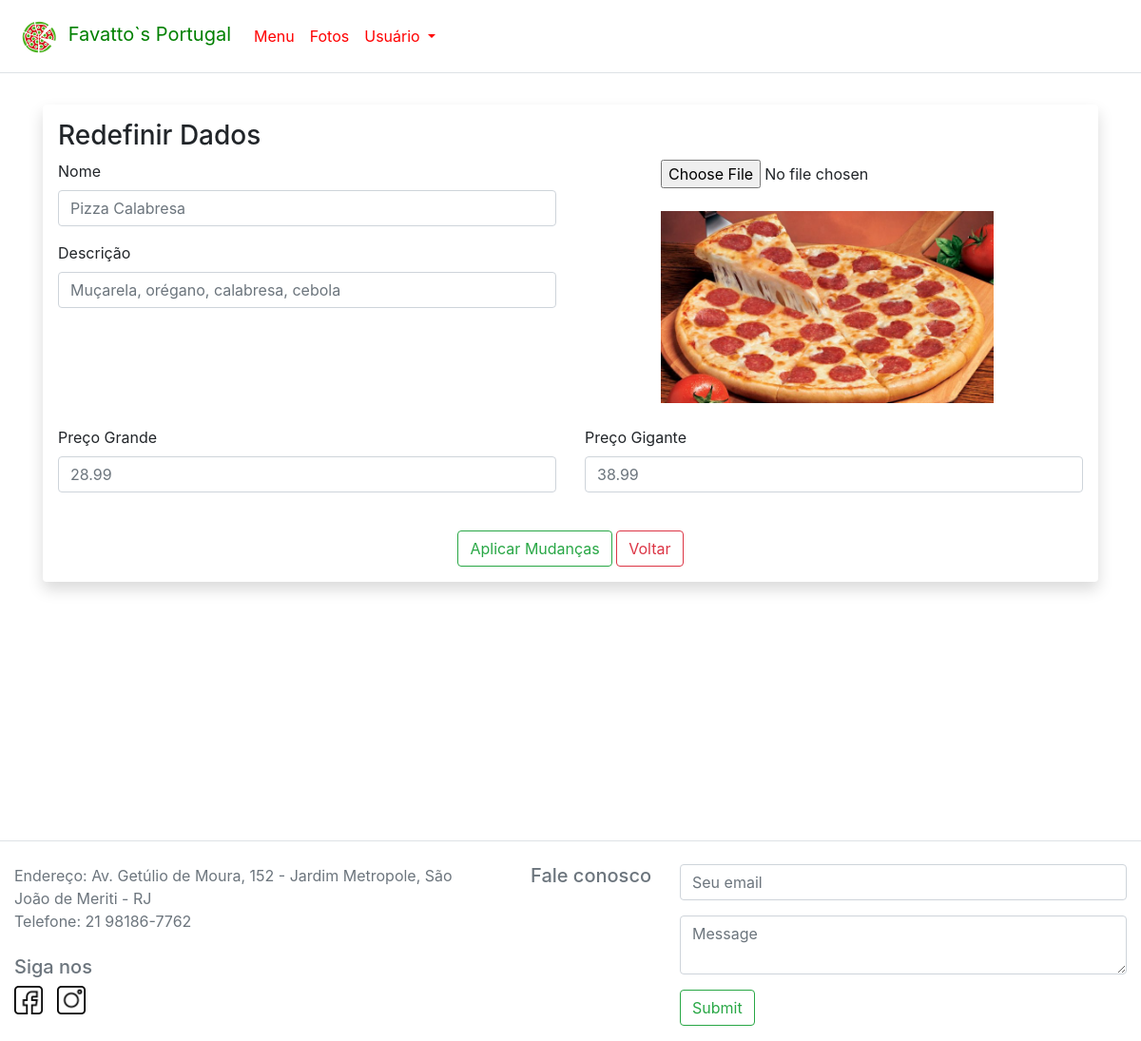
Page /EditarProduto/EditarPView.php?id=13&categoria=1 (signed in) on the committed database.
### tables this page shows
CREATE TABLE produto(
    id int AUTO_INCREMENT,
    nome varchar(50),
    descricao varchar (300),
    qtdd_vendida int,
    preco_normal float,
    preco_grande float,
    preco_gigante float,
    categoria int,
    imagem varchar(2048),
    estado boolean,
    primary key (id),
    foreign key (categoria) references categoria(id)
);

### EditarProduto/EditarPModel.php (called while the page is built, shortened)
<?php
function BuscarProduto($id){
    $con = CriarConexao();
    $consulta = $con->prepare("SELECT * FROM produto WHERE id = :id");
    $consulta->bindValue(':id',$id);
    $consulta->execute();
    $dados = $consulta->fetch();
    return $dados;
}
?>

### EditarProduto/EditarPCtrl.php (called while the page is built)
<?php
require_once("EditarPModel.php");
function PegarProduto($id){
  $dados= BuscarProduto($id);
  return $dados;
}
?>

### EditarProduto/EditarPView.php (the view, shortened to what this page needs)
<!doctype html>
<html>
  <head>
    <link rel ="stylesheet" href ="../Estilo/bootstrap-4.1.3-dist/css/bootstrap.min.css">
  </head>
<body>
<nav class="navbar navbar-expand-sm bg navbar fixed-top border-bottom">
  <a class="navbar-brand" href="../Inicial/index.php">
              <img src="../Imagens/favatto.png" alt="Logo" style="width: 50px">
              Favatto`s Portugal
  </a>
  <div class="collapse navbar-collapse" id="collapsibleNavbar">
  <ul class="navbar-nav">
    <li class="nav-item dropdown">
      <a class="nav-link" href="../Inicial/index.php">Menu</a>
    </li>
    <li class="nav-item">
      <a class="nav-link" href="../Fotos/pagfotosView.php">Fotos</a>
    </li>
  <li class="nav-item dropdown">
    <a class="nav-link dropdown-toggle" href="#" id="navbardrop" data-toggle="dropdown">
      Usuário
    </a>
  </li>
  </div>
  </nav>
<div class="container" style="margin-top: 110px">
<div class="shadow p-3 mb-5 bg-white rounded">
  <?php
    require_once("EditarPCtrl.php");
    $dados = PegarProduto($_SESSION['id']);
  ?>
  <form enctype="multipart/form-data" method="POST" action="AlterarCtrl.php">
  <h1 style="font-size:28px">Redefinir Dados</h1>
  <div class="row">
  <div class="col">
  <div class="form-group">
  <label for ="nome"> Nome </label>
  <input type ="text" class="form-control" name="nome" id= "nome" maxlength="40" placeholder="<?php echo $dados["nome"]; ?>">
  </div>
  <div class="form-group">
  <label for ="descricao"> Descrição </label>
  <input type ="text" class="form-control" name ="descricao" id= "descricao" maxlength="100" placeholder="<?php echo $dados["descricao"]; ?>">
  </div>
  </div>
  <div class="col">
  <div class="file-field" style="style=width: 400px; padding-left: 80px;">
  <input type="file" name="imagem" id="imagem" onchange="previewImagem()"><br><br>
	<img style="width: 350px;" src="<?php echo $dados["imagem"];?>" name="pre"><br><br>
  </div>
  </div>
  </div>
  <?php
  if($_SESSION['categoria'] == 1 or $_SESSION['categoria'] == 4){
  echo '<div class="row">
        <div class="col"><div class="form-group">
        <label for ="precoG"> Preço Grande</label>
        <input type ="text" class="form-control" name ="precoG" id="precoG" maxlength="6" placeholder="'.$dados['preco_grande'].'">
        </div></div>
        <div class="col"><div class="form-group">
        <label for ="precoGG"> Preço Gigante</label>
        <input type ="text" class="form-control" name ="precoGG" id="precoGG" maxlength="6" placeholder="'.$dados['preco_gigante'].'">
        </div></div>
        </div>';
  }
  else{
    echo'<div class="col"><div class="form-group">
        <label for ="preco"> Preço </label>
        <input type ="number" class="form-control" name ="preco" id="preco" maxlength="4" placeholder="'.$dados['preco_normal'].'">
        </div>';
  }
  ?>
  <br>
  <center>
  <input type= "submit" class= "btn btn-outline-success" value= "Aplicar Mudanças">
  <a class="btn btn-outline-danger" href="../Inicial/index.php">Voltar</a>
  </center>
  </form>
</div>
</div>
<br>
<footer class="page-footer pt-4 border-top">
      <div class="container-fluid">
        <div class="row">
          <div class="col-md-5">
            Endereço: Av. Getúlio de Moura, 152 - Jardim Metropole, São João de Meriti - RJ<br> Telefone: 21 98186-7762<br><br>
          <div class="row">
            <div class="col">
            <h5> Siga nos</h5>
            <a href="https://www.facebook.com/favattosportugal">
                <img  src="../Imagens/facebook.png" style="width:30px">
            </a>
            <a href="https://www.instagram.com/favattosportugal">
                <img  src="../Imagens/instagram.png" style="width:30px; margin-left: 10px;">
            </a>
            </div>
          </div>
          </div>
          <div class="col-md-2">
                <h5 class="text-md-right">Fale conosco</h5>
            </div>
            <div class="col-md-5">
                <form>
                    <fieldset class="form-group">
                        <input type="email" class="form-control" name="email" id="email" placeholder="Seu email" pattern="[a-z0-9._%+-]+@[a-z0-9.-]+\.[a-z]{2,4}$" required>
                    </fieldset>
                    <fieldset class="form-group">
                        <textarea class="form-control" name="mensagem" id="mensagem" placeholder="Message" required></textarea>
                    </fieldset>
                    <fieldset class="form-group text-xs-right">
                        <input type ="submit" class="btn btn-outline-success">
                    </fieldset>
                </form>
            </div>
        </div>
      </div>
  </footer>
</body>
</html>

### EditarProduto/EditarPView.php (style rules this page uses)
nav { background-color: white; }
.nav-link { color: red; }
.navbar-brand { color:green; }
footer { position:relative; bottom:0; width:100%; background-color: white; color: #6c757d; margin-top:200px; }

### rows in the picture
produto: nome "Pizza Calabresa", descricao "Muçarela, orégano, calabresa, cebola", imagem (picture), precoG "28.99", precoGG "38.99"
